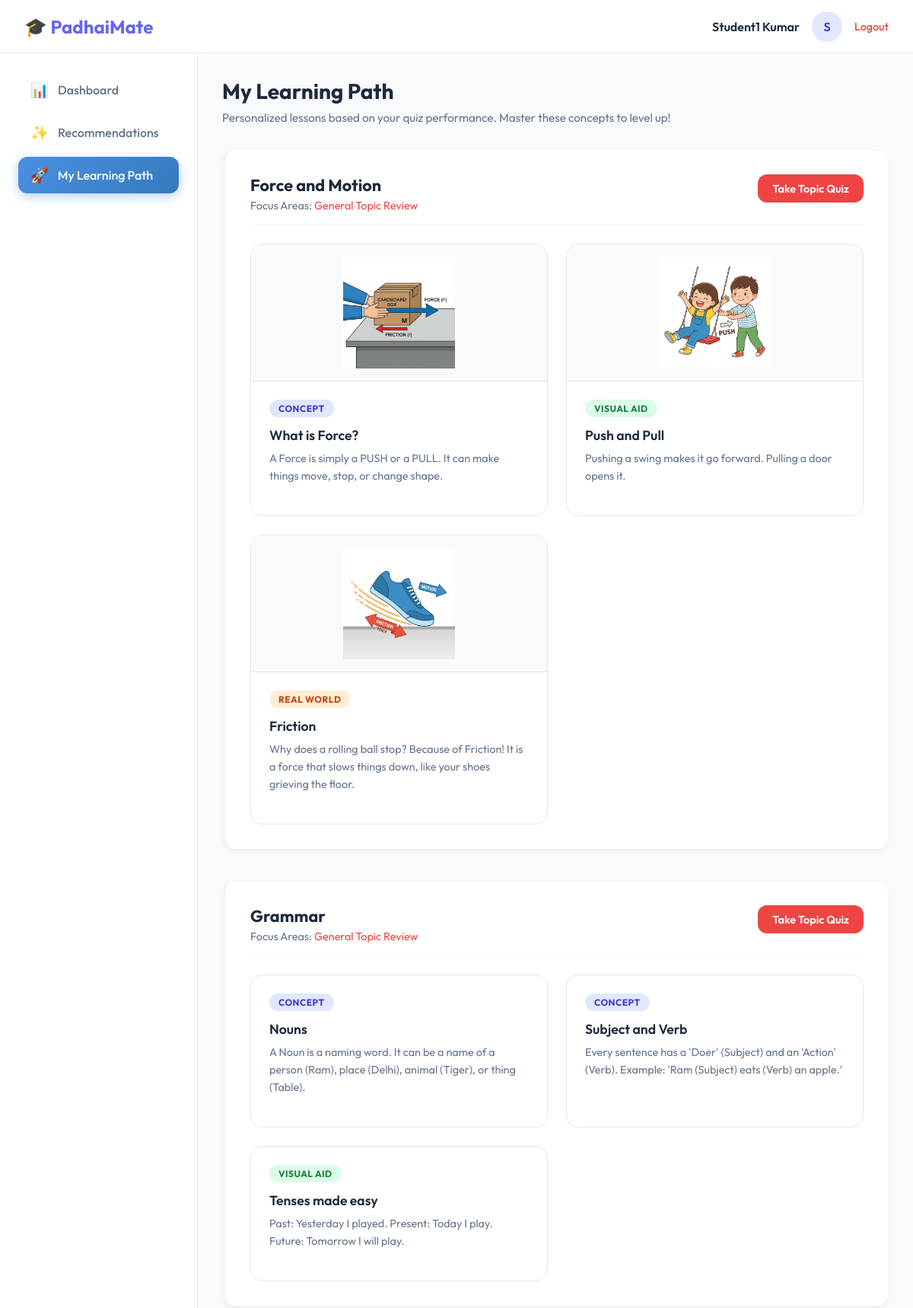
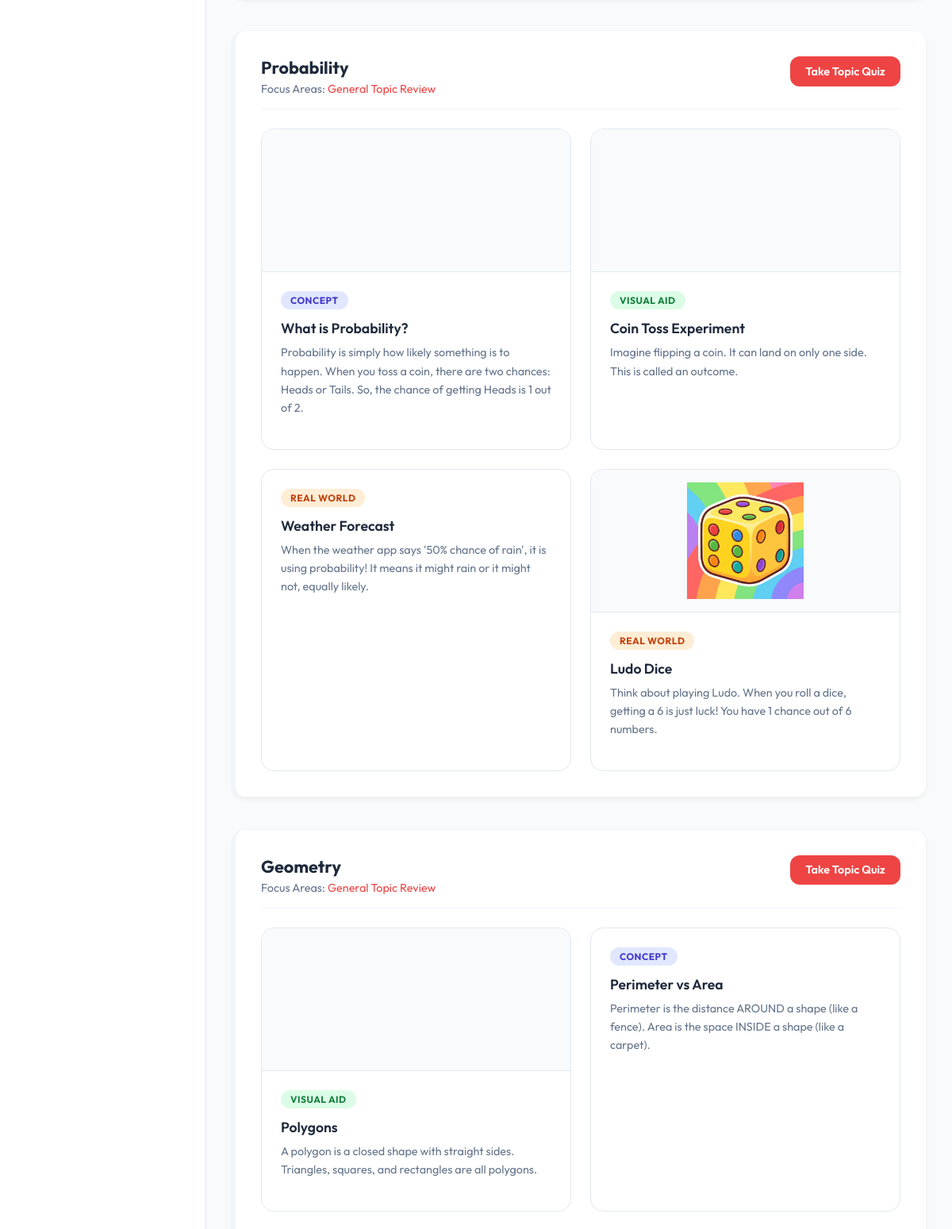
/account/student/learning-path (signed in, upper part), run on the app's committed database (2 pictures, top to bottom).
### student/models.py (models this page shows, shortened)
class StudentWeakTopic(models.Model):
    student = models.ForeignKey(StudentProfile, on_delete=models.CASCADE)
    topic = models.ForeignKey(Topic, on_delete=models.CASCADE)
    is_resolved = models.BooleanField(default=False)
    weak_concepts = models.TextField(blank=True, help_text="Comma-separated list of weak concept tags")
    study_plan = models.JSONField(blank=True, null=True, help_text="AI-generated 3-day study plan")
    created_at = models.DateTimeField(auto_now_add=True)

class Topic(models.Model):
    name = models.CharField(max_length=100)
    subject = models.CharField(max_length=50)
    description = models.TextField(blank=True)

class LearningContent(models.Model):
    CONTENT_TYPES = [
        ('concept', 'Concept Explanation'),
        ('visual', 'Visual Aid'),
        ('real_life', 'Real-life Example'),
    ]
    topic = models.ForeignKey(Topic, on_delete=models.CASCADE, related_name='contents')
    title = models.CharField(max_length=200)
    content_type = models.CharField(max_length=20, choices=CONTENT_TYPES)
    text_content = models.TextField()
    image_url = models.URLField(blank=True, null=True, help_text="URL for image/diagram")
    video_url = models.URLField(blank=True, null=True, help_text="YouTube URL or similar")
    concept_tag = models.CharField(max_length=50, blank=True, help_text="Tag for specific concept matching (e.g. 'friction')")

### student/views.py (the view, shortened to what this page needs)
# urls.py: path('learning-path', views.learning_path, name='learning-path'),
@login_required
def learning_path(request):
    student_profile = request.user.student_profile
    weak_topics = StudentWeakTopic.objects.filter(
        student=student_profile,
        is_resolved=False
    ).select_related('topic').prefetch_related(
        Prefetch('topic__contents', queryset=LearningContent.objects.all())
    )
    valid_topics = []
    for wt in weak_topics:
        all_contents = wt.topic.contents.all()
        wt.filtered_contents = []
        if wt.weak_concepts:
            concept_tags = [tag.strip() for tag in wt.weak_concepts.split(',') if tag.strip()]
            if concept_tags:
                wt.filtered_contents = all_contents.filter(concept_tag__in=concept_tags)
        else:
            wt.filtered_contents = all_contents
        if wt.filtered_contents:
            valid_topics.append(wt)
    return render(request, 'student/learning_path.html', {'weak_topics': valid_topics})

### notifications/context_processors.py (called while the page is built)
def notification_count(request):
    if request.user.is_authenticated:
        unread_count = Notification.objects.filter(
            user=request.user,
            is_read=False
        ).count()
    else:
        unread_count = 0
    return {
        'unread_count': unread_count
    }

### templates/student/learning_path.html (shortened to what this page needs)
<!doctype html>
{% load static %}
<html lang="en">
<head>
</head>
<body>
    <nav class="top-navbar">
        <div class="navbar-left">
            <a href="{% url 'student-dashboard' %}" class="navbar-logo">
                🎓 PadhaiMate
            </a>
        </div>
        <div class="navbar-right">
            <div class="user-profile" style="display: flex; align-items: center; gap: 1rem;">
                <div style="text-align: right;">
                    <div style="font-weight: 600; color: var(--text-main);">{{ user.first_name }} {{ user.last_name }}
                    </div>
                </div>
                <div
                    style="width: 40px; height: 40px; background: #e0e7ff; color: #4338ca; border-radius: 50%; display: flex; align-items: center; justify-content: center; font-weight: 600;">
                    {{ user.first_name|first|upper }}
                </div>
                <a href="{% url 'logout' %}"
                    style="color: var(--danger); text-decoration: none; font-size: 0.9rem; font-weight: 500;">Logout</a>
            </div>
        </div>
    </nav>
    <div class="app-container">
        <aside class="sidebar">
            <ul class="nav-menu">
                <li class="nav-item">
                    <a href="{% url 'student-dashboard' %}"
                        class="nav-link {% if request.resolver_match.url_name == 'student-dashboard' %}active{% endif %}">
                        <span class="nav-icon">📊</span>
                        <span class="nav-text">Dashboard</span>
                    </a>
                </li>
                <li class="nav-item">
                    <a href="{% url 'recommendations' %}"
                        class="nav-link" >
                        <span class="nav-icon">✨</span>
                        <span class="nav-text">Recommendations</span>
                    </a>
                </li>
                <li class="nav-item">
                    <a href="{% url 'learning-path' %}"
                        class="nav-link {% if request.resolver_match.url_name == 'learning-path' %}active{% endif %}">
                        <span class="nav-icon">🚀</span>
                        <span class="nav-text">My Learning Path</span>
                    </a>
                </li>
            </ul>
        </aside>
        <main class="main-content">
            <div class="page-header">
                <h1 class="page-title">My Learning Path</h1>
                <p class="page-subtitle">Personalized lessons based on your quiz performance. Master these concepts to
                    level up!</p>
            </div>
            {% if weak_topics %}
            {% for wt in weak_topics %}
            <div class="topic-section">
                <div class="topic-header">
                    <div>
                        <div class="topic-title">{{ wt.topic.name }}</div>
                        <div style="font-size: 0.9rem; color: var(--text-sub); margin-top: 0.25rem;">
                            Focus Areas:
                            {% if wt.weak_concepts %}
                            <span style="color: #ef4444; font-weight: 600;">{{ wt.weak_concepts }}</span>
                            {% else %}
                            <span style="color: #ef4444;">General Topic Review</span>
                            {% endif %}
                        </div>
                    </div>
                    <a href="{% url 'topic-quiz' wt.topic.id %}" class="quiz-btn">Take Topic Quiz</a>
                </div>
                <div class="content-grid">
                    {% for content in wt.filtered_contents %}
                    <div class="content-card">
                        {% if content.image_url %}
                        <div class="content-image-container">
                            <img src="{{ content.image_url }}" alt="{{ content.title }}" class="content-image"
                                onerror="this.style.display='none'">
                        </div>
                        {% endif %}
                        <div class="card-body">
                            <span class="content-type type-{{ content.content_type }}">
                                {% if content.content_type == 'concept' %}Concept
                                {% elif content.content_type == 'visual' %}Visual Aid
                                {% elif content.content_type == 'real_life' %}Real World
                                {% else %}{{ content.get_content_type_display }}{% endif %}
                            </span>
                            <h3 class="content-title">{{ content.title }}</h3>
                            <p class="content-text">{{ content.text_content }}</p>
                        </div>
                    </div>
                    {% endfor %}
                </div>
            </div>
            {% endfor %}
            {% endif %}
        </main>
    </div>
</body>
</html>

### templates/student/learning_path.html (style rules this page uses)
:root { --primary: #6366f1; --secondary: #ec4899; --dark: #0f172a; --light: #f8fafc; --card-bg: #ffffff; --text-main: #1e293b; --text-sub: #64748b; --sidebar-width: 260px; --navbar-height: 70px; --danger: #ef4444; }
* { margin: 0; padding: 0; box-sizing: border-box; font-family: 'Outfit', sans-serif; }
body { background-color: var(--light); color: var(--text-main); min-height: 100vh; display: flex; flex-direction: column; }
.top-navbar { position: fixed; top: 0; left: 0; right: 0; height: var(--navbar-height); background: white; border-bottom: 1px solid #e2e8f0; display: flex; justify-content: space-between; align-items: center; padding: 0 2rem; z-index: 1000; }
.navbar-logo { font-size: 1.5rem; font-weight: 700; color: var(--primary); text-decoration: none; display: flex; align-items: center; gap: 0.5rem; }
.navbar-right { display: flex; align-items: center; gap: 1.5rem; }
.app-container { display: flex; padding-top: var(--navbar-height); min-height: 100vh; }
.sidebar { width: var(--sidebar-width); background: white; border-right: 1px solid #e2e8f0; padding: 1.5rem; position: fixed; top: var(--navbar-height); bottom: 0; overflow-y: auto; z-index: 900; }
.main-content { flex: 1; margin-left: var(--sidebar-width); padding: 2rem; width: calc(100% - var(--sidebar-width)); }
.nav-menu { list-style: none; }
.nav-item { margin-bottom: 0.5rem; }
.nav-link { display: flex; align-items: center; gap: 0.75rem; padding: 0.75rem 1rem; color: var(--text-sub); text-decoration: none; border-radius: 0.75rem; transition: all 0.2s; font-weight: 500; }
.nav-link.active { background: linear-gradient(135deg, #4a90e2 0%, #357abd 100%); color: white; box-shadow: 0 4px 15px rgba(74, 144, 226, 0.4); }
.nav-icon { font-size: 1.2rem; width: 1.5rem; text-align: center; }
.page-header { margin-bottom: 2rem; }
.page-title { font-size: 1.75rem; font-weight: 700; color: var(--text-main); margin-bottom: 0.5rem; }
.page-subtitle { color: var(--text-sub); font-size: 0.95rem; }
.topic-section { background: white; border-radius: 1rem; padding: 2rem; box-shadow: 0 4px 6px -1px rgba(0, 0, 0, 0.05); margin-bottom: 2.5rem; border-left: 5px solid #ef4444; border: 1px solid #f1f5f9; border-left-width: 5px; }
.topic-header { display: flex; justify-content: space-between; align-items: flex-start; margin-bottom: 1.5rem; padding-bottom: 1rem; border-bottom: 1px solid #f1f5f9; }
.topic-title { font-size: 1.35rem; font-weight: 700; color: var(--text-main); }
.quiz-btn { background: #ef4444; color: white; text-decoration: none; padding: 0.6rem 1.2rem; border-radius: 0.75rem; font-weight: 600; font-size: 0.9rem; transition: all 0.2s; }
.content-grid { display: grid; gap: 1.5rem; grid-template-columns: repeat(auto-fit, minmax(300px, 1fr)); }
.content-card { background: white; border: 1px solid #e2e8f0; border-radius: 1rem; overflow: hidden; transition: all 0.2s; display: flex; flex-direction: column; height: 100%; }
.card-body { padding: 1.5rem; flex: 1; display: flex; flex-direction: column; }
.content-type { font-size: 0.75rem; font-weight: 700; padding: 0.25rem 0.75rem; border-radius: 1rem; margin-bottom: 0.75rem; display: inline-block; align-self: flex-start; letter-spacing: 0.5px; text-transform: uppercase; }
.type-concept { background: #e0e7ff; color: #4338ca; }
.type-visual { background: #dcfce7; color: #15803d; }
.type-real_life { background: #ffedd5; color: #c2410c; }
.content-title { font-size: 1.1rem; font-weight: 600; margin-bottom: 0.5rem; color: var(--text-main); }
.content-text { font-size: 0.9rem; color: var(--text-sub); line-height: 1.6; margin-bottom: 1rem; flex-grow: 1; }
.content-image-container { width: 100%; height: 180px; background: #f8fafc; border-bottom: 1px solid #e2e8f0; display: flex; align-items: center; justify-content: center; padding: 1rem; }
.content-image { max-width: 100%; max-height: 100%; object-fit: contain; }

### data on the page
StudentWeakTopic: topic.name "Force and Motion", weak_concepts "General Topic Review"
LearningContent: image_url (picture), content_type "CONCEPT", title "What is Force?", text_content "A Force is simply a PUSH or a PULL. It can make things move, stop, or change shape."
LearningContent: image_url (picture), content_type "VISUAL AID", title "Push and Pull", text_content "Pushing a swing makes it go forward. Pulling a door opens it."
LearningContent: image_url (picture), content_type "REAL WORLD", title "Friction", text_content "Why does a rolling ball stop? Because of Friction! It is a force that slows things down, like your shoes grieving the floor."
StudentWeakTopic: topic.name "Grammar", weak_concepts "General Topic Review"
LearningContent: content_type "CONCEPT", title "Nouns", text_content "A Noun is a naming word. It can be a name of a person (Ram), place (Delhi), animal (Tiger), or thing (Table)."
LearningContent: content_type "CONCEPT", title "Subject and Verb", text_content "Every sentence has a 'Doer' (Subject) and an 'Action' (Verb). Example: 'Ram (Subject) eats (Verb) an apple.'"
LearningContent: content_type "VISUAL AID", title "Tenses made easy", text_content "Past: Yesterday I played. Present: Today I play. Future: Tomorrow I will play."
StudentWeakTopic: topic.name "Probability", weak_concepts "General Topic Review"
LearningContent: content_type "CONCEPT", title "What is Probability?", text_content "Probability is simply how likely something is to happen. When you toss a coin, there are two chances: Heads or Tails. So, the chance of getting Heads is 1 out of 2."
LearningContent: content_type "VISUAL AID", title "Coin Toss Experiment", text_content "Imagine flipping a coin. It can land on only one side. This is called an outcome."
LearningContent: content_type "REAL WORLD", title "Weather Forecast", text_content "When the weather app says '50% chance of rain', it is using probability! It means it might rain or it might not, equally likely."
LearningContent: image_url (picture), content_type "REAL WORLD", title "Ludo Dice", text_content "Think about playing Ludo. When you roll a dice, getting a 6 is just luck! You have 1 chance out of 6 numbers."
StudentWeakTopic: topic.name "Geometry", weak_concepts "General Topic Review"
LearningContent: content_type "VISUAL AID", title "Polygons", text_content "A polygon is a closed shape with straight sides. Triangles, squares, and rectangles are all polygons."
LearningContent: content_type "CONCEPT", title "Perimeter vs Area", text_content "Perimeter is the distance AROUND a shape (like a fence). Area is the space INSIDE a shape (like a carpet)."

### other printed values
{{ user.first_name }} "Student1"
{{ user.last_name }} "Kumar"
{{ user.first_name|first|upper }} "S"
